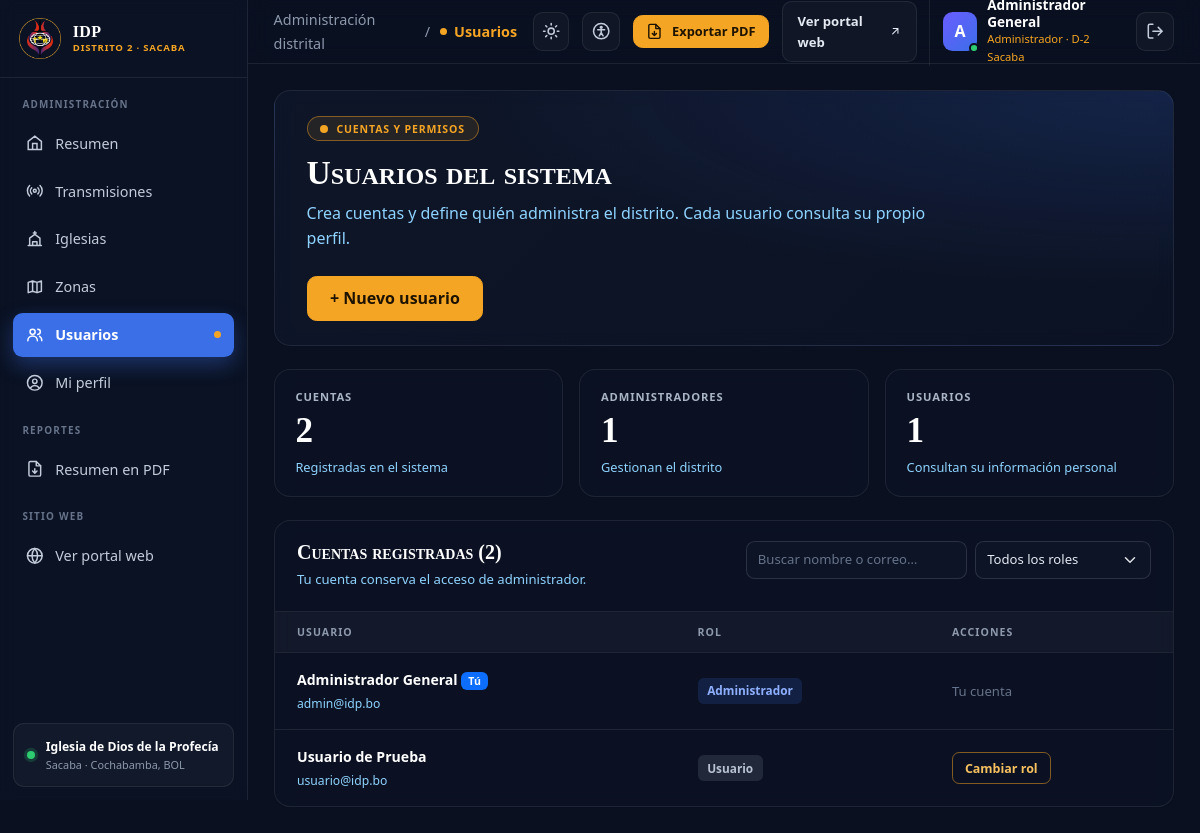
Page /index.php?r=usuarios (signed in) on the committed database.
### tables this page shows
CREATE TABLE usuarios (
    id          BIGINT       NOT NULL AUTO_INCREMENT,
    rol_id      BIGINT       NOT NULL,
    iglesia_id  BIGINT       NULL,
    nombre      VARCHAR(120) NOT NULL,
    email       VARCHAR(150) NOT NULL,
    password    VARCHAR(255) NOT NULL,
    activo      TINYINT(1)   NOT NULL DEFAULT 1,
    foto        VARCHAR(255) NULL,
    PRIMARY KEY (id),
    UNIQUE KEY usuarios_email_key (email),
    KEY usuarios_rol_id_idx (rol_id),
    KEY usuarios_iglesia_id_idx (iglesia_id),
    CONSTRAINT usuarios_rol_id_fkey FOREIGN KEY (rol_id) REFERENCES roles (id),
    CONSTRAINT usuarios_iglesia_id_fkey FOREIGN KEY (iglesia_id) REFERENCES iglesias (id) ON DELETE SET NULL
);

CREATE TABLE roles (
    id      BIGINT      NOT NULL AUTO_INCREMENT,
    nombre  VARCHAR(30) NOT NULL,
    PRIMARY KEY (id),
    UNIQUE KEY roles_nombre_key (nombre)
);

### app/controllers/BaseController.php (called while the page is built, shortened)
<?php
abstract class BaseController {
    protected function render(string $view, array $vars = []): void {
        extract($vars);
        require __DIR__.'/../views/layouts/header.php';
        require __DIR__.'/../views/'.$view.'.php';
    }
}

### app/controllers/UsuarioController.php (called while the page is built, shortened)
<?php
class UsuarioController extends BaseController {
    private ?UsuarioRepository $repo = null;
    public function index(): void {
        $formulario = $_SESSION['usuario_formulario'] ?? [];
        $this->render('usuarios/index', [
            'usuarios' => $this->repositorio()->listar(),
            'formulario' => $formulario,
        ]);
    }
    private function repositorio(): UsuarioRepository {
        return $this->repo ??= new UsuarioRepository($this->db);
    }
}

### public/index.php (called while the page is built, shortened)
<?php
require __DIR__.'/../app/controllers/BaseController.php';
require __DIR__.'/../app/controllers/UsuarioController.php';
require __DIR__.'/../app/controllers/ReporteController.php';
$ruta = $_GET['r'] ?? 'inicio';
$rutas = [
    'inicio' => ['GET', TransmisionController::class, 'inicio'],
    'transmisiones' => ['GET', TransmisionController::class, 'sala'],
    'encuentranos' => ['GET', IglesiaController::class, 'encuentranos'],
    'login' => ['GET', AuthController::class, 'login'],
    'registro' => ['GET', AuthController::class, 'registro'],
    'registrar' => ['POST', AuthController::class, 'registrar'],
    'entrar' => ['POST', AuthController::class, 'entrar'],
    'salir' => ['POST', AuthController::class, 'salir'],
    'resumen' => ['GET', PanelController::class, 'resumen'],
    'reporte_resumen' => ['GET', ReporteController::class, 'resumen'],
    'usuarios' => ['GET', UsuarioController::class, 'index'],
    'guardar_usuario' => ['POST', UsuarioController::class, 'guardar'],
    'asignar_rol' => ['POST', UsuarioController::class, 'asignarRol'],
    'mi_perfil' => ['GET', UsuarioController::class, 'miPerfil'],
    'admin' => ['GET', TransmisionController::class, 'admin'],
    'zonas' => ['GET', ZonaController::class, 'index'],
    'guardar_zona' => ['POST', ZonaController::class, 'guardar'],
    'eliminar_zona' => ['POST', ZonaController::class, 'eliminar'],
    'iglesias' => ['GET', IglesiaController::class, 'index'],
    'guardar_iglesia' => ['POST', IglesiaController::class, 'guardar'],
    'eliminar_iglesia' => ['POST', IglesiaController::class, 'eliminar'],
    'guardar' => ['POST', TransmisionController::class, 'guardar'],
    'eliminar' => ['POST', TransmisionController::class, 'eliminar'],
];
try {
    $controlador = new $rutas[$ruta][1]();
    $accion = $rutas[$ruta][2];
    $controlador->$accion();
} catch (Throwable $e) {
    error_log((string) $e);
    http_response_code(500);
    echo 'No se pudo completar la operación. Revisa la configuración y el registro de PHP.';
}

### app/repositories/UsuarioRepository.php (called while the page is built, shortened)
<?php
class UsuarioRepository {
    public function listar(): array {
        $filas = $this->db->query('SELECT u.id, u.nombre, u.email, r.nombre AS rol
            FROM usuarios u JOIN roles r ON r.id = u.rol_id ORDER BY u.nombre, u.id')->fetchAll();
        return $filas;
    }
}

### app/views/usuarios/index.php (the view, shortened to what this page needs)
<?php
$usuarios = $usuarios ?? [];
$etiquetasRol = ['administrador' => 'Administrador', 'usuario' => 'Usuario'];
$conteo = ['administrador' => 0, 'usuario' => 0];
foreach ($usuarios as $cuenta) {
    if (isset($conteo[$cuenta['rol']])) $conteo[$cuenta['rol']]++;
}
?>
<section class="admin-encabezado">
    <div>
        <span class="admin-insignia"><span class="admin-punto" aria-hidden="true"></span>Cuentas y permisos</span>
        <h1>Usuarios del sistema</h1>
        <p>Crea cuentas y define quién administra el distrito. Cada usuario consulta su propio perfil.</p>
    </div>
    <div class="admin-bienvenida-acciones">
        <button class="btn admin-btn-oro" type="button" data-abrir-dialogo="dialogo-usuario">+ Nuevo usuario</button>
    </div>
</section>
<section class="row g-3" aria-label="Resumen de cuentas">
    <?php foreach (['cuentas' => 'Cuentas', 'administrador' => 'Administradores', 'usuario' => 'Usuarios'] as $clave => $etiqueta): ?>
        <div class="col-12 col-md-4"><article class="admin-stat h-100">
            <div class="admin-stat-cabecera"><span><?= $etiqueta ?></span></div>
            <strong><?= $clave === 'cuentas' ? count($usuarios) : $conteo[$clave] ?></strong>
            <p><?= $clave === 'administrador' ? 'Gestionan el distrito' : ($clave === 'usuario' ? 'Consultan su información personal' : 'Registradas en el sistema') ?></p>
        </article></div>
    <?php endforeach; ?>
</section>
<section class="admin-panel admin-tabla-panel">
    <div class="admin-tabla-cabecera">
        <div><h2>Cuentas registradas (<?= count($usuarios) ?>)</h2><p class="admin-panel-sub">Tu cuenta conserva el acceso de administrador.</p></div>
        <div class="admin-filtros">
            <input class="form-control form-control-sm" type="search" data-buscar="tabla-usuarios" placeholder="Buscar nombre o correo…" aria-label="Buscar usuario">
            <select class="form-select form-select-sm" data-filtro="rol" data-tabla="tabla-usuarios" aria-label="Filtrar por rol">
                <option value="">Todos los roles</option>
            </select>
        </div>
    </div>
    <?php if (!$usuarios): ?>
        <div class="admin-vacio">Todavía no hay cuentas para mostrar.</div>
    <?php else: ?>
        <div class="admin-tabla-scroll">
            <table class="admin-tabla" id="tabla-usuarios">
                <thead><tr><th>Usuario</th><th>Rol</th><th>Acciones</th></tr></thead>
                <tbody>
                <?php foreach ($usuarios as $cuenta): ?>
                    <?php
                    $propio = (int) $cuenta['id'] === (int) ($_SESSION['usuario_id'] ?? 0);
                    $datos = ['id' => (int) $cuenta['id'], 'nombre' => $cuenta['nombre'], 'rol' => $cuenta['rol']];
                    ?>
                    <tr data-rol="<?= htmlspecialchars($cuenta['rol']) ?>">
                        <td><strong><?= htmlspecialchars($cuenta['nombre']) ?><?= $propio ? ' <span class="badge text-bg-primary">Tú</span>' : '' ?></strong><small><?= htmlspecialchars($cuenta['email']) ?></small></td>
                        <td><span class="admin-rol <?= htmlspecialchars($cuenta['rol']) ?>"><?= htmlspecialchars($etiquetasRol[$cuenta['rol']] ?? 'Sin acceso') ?></span></td>
                        <td>
                            <?php if ($propio): ?>
                                <span class="admin-tenue">Tu cuenta</span>
                            <?php else: ?>
                                <button class="admin-accion" type="button" data-usuario-rol="<?= htmlspecialchars(json_encode($datos, JSON_HEX_TAG | JSON_HEX_AMP | JSON_HEX_APOS | JSON_HEX_QUOT), ENT_QUOTES, 'UTF-8') ?>">Cambiar rol</button>
                            <?php endif; ?>
                        </td>
                    </tr>
                <?php endforeach; ?>
                </tbody>
            </table>
        </div>
    <?php endif; ?>
</section>

### rows in the picture
usuarios: nombre "Administrador General", shows "Tú", email "admin@idp.bo", rol.nombre "Administrador", shows "Tu cuenta"
usuarios: nombre "Usuario de Prueba", email "usuario@idp.bo", rol.nombre "Usuario"

### other values in the picture
$tituloMenu "ADMINISTRACIÓN"
$texto "Resumen"
$texto "Transmisiones"
$texto "Iglesias"
$texto "Zonas"
$texto "Usuarios"
$texto "Mi perfil"
$adminMenu[$ipdRuta][0] "Usuarios"
$adminInicial "A"
$rolEtiqueta "Administrador"
$etiqueta "CUENTAS"
$etiqueta "ADMINISTRADORES"
$conteo[$clave] "1"
$etiqueta "USUARIOS"
count($usuarios) "2"
